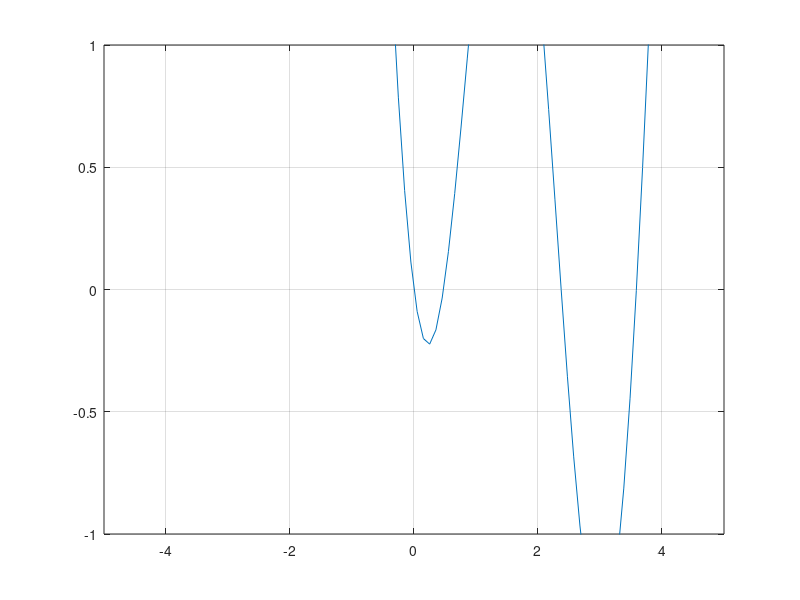

Write the MATLAB code that produced this figure. (Note: this script raises an error after producing the figure.)
%% Uppgift 1
clc, clf

f = @(x)x.^3-cos(3*x);
Df = @(x)3*x^2+3*sin(3*x);

x = linspace(-2, 1);
plot(x, f(x)), axis([-2 1 -1 1]), grid on, hold on

[xi, yi] = ginput;
disp(xi)
for i = 1 : size(yi)
    x = min_newton(f, Df, xi(i), 1e-8)
    plot(x, 0,'r*')
end


%% Uppgift 3a
clc, clf

f = @(x)0.5*(x-2).^2-2*cos(2*x);
Df = @(x)x+4*sin(2*x)-2;
tol = 1e-8;

x = linspace(-5, 5);
plot(x, f(x)), axis([-5 5 -1 1]), grid on

% approximation:
% x1=0 x2=0.5 x3=2.5 x4=3.5
x1 = min_newton(f, Df, 0  , tol)
x2 = min_newton(f, Df, 0.5, tol)
x3 = min_newton(f, Df, 2.5, tol)
x4 = min_newton(f, Df, 3.5, tol)


%% Uppgift 3b
clc, clf

f = @(x)x.^3-cos(4*x);
Df = @(x)3*x.^2+4*sin(4*x);
tol = 1e-8;

x = linspace(-5, 5);
plot(x, f(x)), axis([-5 5 -1 1]), grid on

% approximation:
% x1=-1 x2=-0.5 x3=0.5
x1 = min_newton(f, Df, -1  , tol)
x2 = min_newton(f, Df, -0.5, tol)
x3 = min_newton(f, Df,  0.5, tol)


%% Uppgift 4
clc, clf

f = @(x)(((3+sin(2.*x))./(1+exp(0.03.*x.^2)))-1.2);
x = linspace(-5, 5);
plot(x, f(x)), axis([-5 5 -1 1]), grid on

x1 = fzero(f, -3  )
x2 = fzero(f, -1  )
x3 = fzero(f,  0  )
x4 = fzero(f,  2  )
x5 = fzero(f,  3  )
x6 = fzero(f,  4.5)